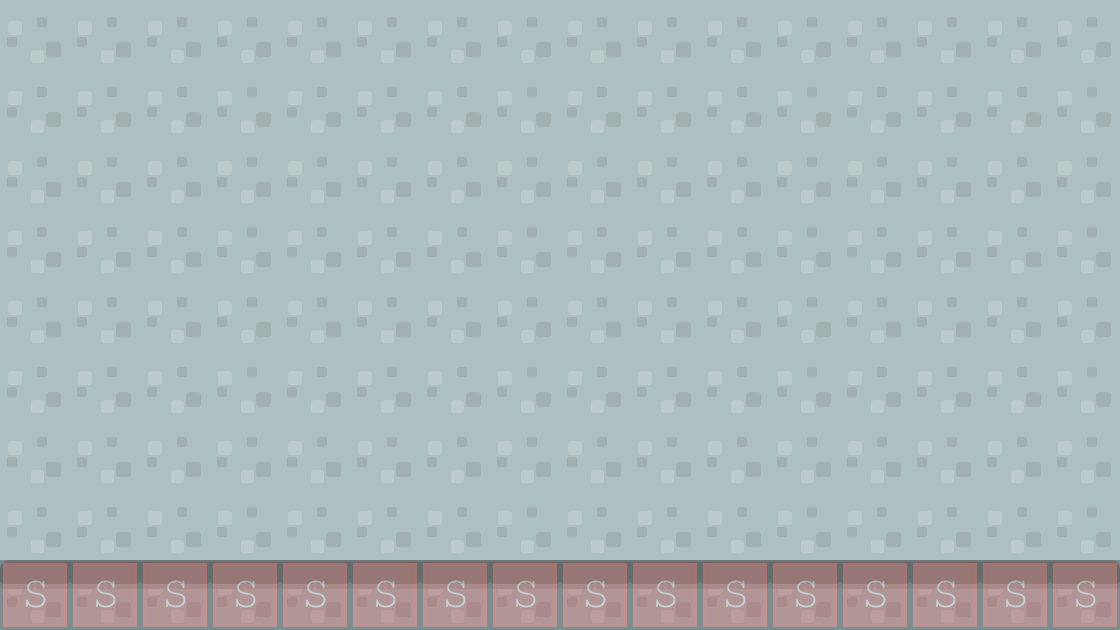

Below is a game level as drawn by its tile map, then a one-line description and the .tmx that defines it (tile-layer data replaced by summaries):
An orthogonal 16x9 tile map with 70x70 px tiles, 3 tile layers (background2, background1, collision), 2 tilesets and 2 objects (2x BadGuy).

<map version="1.0" orientation="orthogonal" renderorder="right-down" width="16" height="9" tilewidth="70" tileheight="70">
 <tileset firstgid="1" name="background-tiles" tilewidth="70" tileheight="70">
  <image source="../img/background-tiles.png" width="910" height="910" />
 </tileset>
 <tileset firstgid="170" name="meta-tiles" tilewidth="70" tileheight="70">
  <image source="../img/meta-tiles.png" width="350" height="70" />
  <tile id="1">
   <properties>
    <property name="type" value="lslope" />
   </properties>
  </tile>
  <tile id="3">
   <properties>
    <property name="type" value="rslope" />
   </properties>
  </tile>
  <tile id="4">
   <properties>
    <property name="type" value="solid" />
   </properties>
  </tile>
 </tileset>
 <layer name="background2" width="16" height="9">
  <data>[144 cells, 144 non-empty, 1 distinct tile ids]</data>
 </layer>
 <layer name="background1" width="16" height="9">
  <data>[144 cells, 16 non-empty, 3 distinct tile ids]</data>
 </layer>
 <layer name="collision" width="16" height="9" opacity="0.27">
  <data>[144 cells, 16 non-empty, 1 distinct tile ids]</data>
 </layer>
 <objectgroup name="Entities">
  <object name="BadGuy" x="490" y="490" width="210" height="70" />
  <object name="BadGuy" x="770" y="490" width="210" height="70" />
 </objectgroup>
</map>
